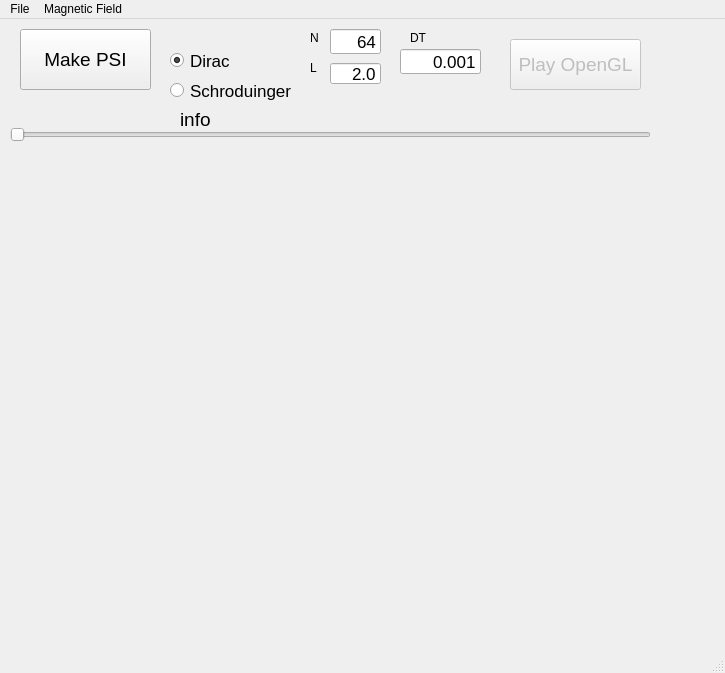
<?xml version="1.0" encoding="UTF-8"?>
<ui version="4.0">
 <class>MainWindow</class>
 <widget class="QMainWindow" name="MainWindow">
  <property name="geometry">
   <rect>
    <x>0</x>
    <y>0</y>
    <width>725</width>
    <height>673</height>
   </rect>
  </property>
  <property name="windowTitle">
   <string>Dirac magnetic field in OpenGL</string>
  </property>
  <widget class="QWidget" name="centralwidget">
   <widget class="QPushButton" name="btPlay">
    <property name="enabled">
     <bool>false</bool>
    </property>
    <property name="geometry">
     <rect>
      <x>510</x>
      <y>20</y>
      <width>131</width>
      <height>51</height>
     </rect>
    </property>
    <property name="font">
     <font>
      <pointsize>14</pointsize>
     </font>
    </property>
    <property name="text">
     <string>Play OpenGL</string>
    </property>
   </widget>
   <widget class="QLabel" name="lbinfo">
    <property name="geometry">
     <rect>
      <x>180</x>
      <y>90</y>
      <width>431</width>
      <height>21</height>
     </rect>
    </property>
    <property name="font">
     <font>
      <pointsize>14</pointsize>
     </font>
    </property>
    <property name="text">
     <string>info</string>
    </property>
   </widget>
   <widget class="QLineEdit" name="txN">
    <property name="enabled">
     <bool>true</bool>
    </property>
    <property name="geometry">
     <rect>
      <x>330</x>
      <y>10</y>
      <width>51</width>
      <height>25</height>
     </rect>
    </property>
    <property name="font">
     <font>
      <pointsize>13</pointsize>
     </font>
    </property>
    <property name="toolTip">
     <string>&lt;html&gt;&lt;head/&gt;&lt;body&gt;&lt;p&gt;Number of points for PSI 3d &lt;/p&gt;&lt;p&gt;array[N,N,N]&lt;/p&gt;&lt;/body&gt;&lt;/html&gt;</string>
    </property>
    <property name="text">
     <string>64</string>
    </property>
    <property name="alignment">
     <set>Qt::AlignRight|Qt::AlignTrailing|Qt::AlignVCenter</set>
    </property>
    <property name="readOnly">
     <bool>true</bool>
    </property>
   </widget>
   <widget class="QSlider" name="sliderOGL">
    <property name="geometry">
     <rect>
      <x>10</x>
      <y>100</y>
      <width>641</width>
      <height>31</height>
     </rect>
    </property>
    <property name="font">
     <font>
      <pointsize>13</pointsize>
     </font>
    </property>
    <property name="toolTip">
     <string>animation position </string>
    </property>
    <property name="orientation">
     <enum>Qt::Horizontal</enum>
    </property>
   </widget>
   <widget class="QPushButton" name="btMake">
    <property name="geometry">
     <rect>
      <x>20</x>
      <y>10</y>
      <width>131</width>
      <height>61</height>
     </rect>
    </property>
    <property name="font">
     <font>
      <pointsize>14</pointsize>
     </font>
    </property>
    <property name="toolTip">
     <string>Select Dirac or Scroduinger  and make the psi animation</string>
    </property>
    <property name="text">
     <string>Make PSI</string>
    </property>
   </widget>
   <widget class="QLabel" name="label">
    <property name="geometry">
     <rect>
      <x>310</x>
      <y>10</y>
      <width>21</width>
      <height>17</height>
     </rect>
    </property>
    <property name="text">
     <string>N</string>
    </property>
   </widget>
   <widget class="QLineEdit" name="txL">
    <property name="enabled">
     <bool>true</bool>
    </property>
    <property name="geometry">
     <rect>
      <x>330</x>
      <y>44</y>
      <width>51</width>
      <height>21</height>
     </rect>
    </property>
    <property name="font">
     <font>
      <pointsize>13</pointsize>
     </font>
    </property>
    <property name="toolTip">
     <string>&lt;html&gt;&lt;head/&gt;&lt;body&gt;&lt;p&gt;Box space size in AU(Hartree atomic units=Bohrn length)&lt;/p&gt;&lt;/body&gt;&lt;/html&gt;</string>
    </property>
    <property name="text">
     <string>2.0</string>
    </property>
    <property name="alignment">
     <set>Qt::AlignRight|Qt::AlignTrailing|Qt::AlignVCenter</set>
    </property>
    <property name="readOnly">
     <bool>false</bool>
    </property>
   </widget>
   <widget class="QLabel" name="label_2">
    <property name="geometry">
     <rect>
      <x>310</x>
      <y>40</y>
      <width>21</width>
      <height>17</height>
     </rect>
    </property>
    <property name="text">
     <string>L</string>
    </property>
   </widget>
   <widget class="QLineEdit" name="txDT">
    <property name="geometry">
     <rect>
      <x>400</x>
      <y>30</y>
      <width>81</width>
      <height>25</height>
     </rect>
    </property>
    <property name="font">
     <font>
      <pointsize>13</pointsize>
     </font>
    </property>
    <property name="toolTip">
     <string>&lt;html&gt;&lt;head/&gt;&lt;body&gt;&lt;p&gt;time step.&lt;/p&gt;&lt;p&gt;if you decrease kinetic you should decrease DT&lt;/p&gt;&lt;/body&gt;&lt;/html&gt;</string>
    </property>
    <property name="text">
     <string>0.001</string>
    </property>
    <property name="alignment">
     <set>Qt::AlignRight|Qt::AlignTrailing|Qt::AlignVCenter</set>
    </property>
   </widget>
   <widget class="QLabel" name="label_3">
    <property name="geometry">
     <rect>
      <x>410</x>
      <y>10</y>
      <width>31</width>
      <height>17</height>
     </rect>
    </property>
    <property name="text">
     <string>DT</string>
    </property>
   </widget>
   <widget class="QWidget" name="verticalLayoutWidget">
    <property name="geometry">
     <rect>
      <x>10</x>
      <y>130</y>
      <width>661</width>
      <height>481</height>
     </rect>
    </property>
    <layout class="QVBoxLayout" name="oglalyout"/>
   </widget>
   <widget class="QRadioButton" name="radioDirac">
    <property name="geometry">
     <rect>
      <x>170</x>
      <y>30</y>
      <width>71</width>
      <height>23</height>
     </rect>
    </property>
    <property name="font">
     <font>
      <pointsize>13</pointsize>
     </font>
    </property>
    <property name="text">
     <string>Dirac</string>
    </property>
    <property name="checked">
     <bool>true</bool>
    </property>
   </widget>
   <widget class="QRadioButton" name="radioSchro">
    <property name="geometry">
     <rect>
      <x>170</x>
      <y>60</y>
      <width>141</width>
      <height>23</height>
     </rect>
    </property>
    <property name="font">
     <font>
      <pointsize>13</pointsize>
     </font>
    </property>
    <property name="text">
     <string>Schroduinger</string>
    </property>
   </widget>
  </widget>
  <widget class="QMenuBar" name="menubar">
   <property name="geometry">
    <rect>
     <x>0</x>
     <y>0</y>
     <width>725</width>
     <height>22</height>
    </rect>
   </property>
   <widget class="QMenu" name="menumi_menu">
    <property name="title">
     <string>File</string>
    </property>
    <widget class="QMenu" name="menuLoad">
     <property name="title">
      <string>Load</string>
     </property>
     <addaction name="mnuLoadSch"/>
     <addaction name="mnuLoadDirac"/>
    </widget>
    <widget class="QMenu" name="menuSave">
     <property name="title">
      <string>Save</string>
     </property>
     <addaction name="mnuSaveSch"/>
     <addaction name="mnuSaveDirac"/>
    </widget>
    <addaction name="menuLoad"/>
    <addaction name="menuSave"/>
   </widget>
   <widget class="QMenu" name="menuMagnetic_Field">
    <property name="title">
     <string>Magnetic Field</string>
    </property>
    <addaction name="mnumagshow"/>
   </widget>
   <addaction name="menumi_menu"/>
   <addaction name="menuMagnetic_Field"/>
  </widget>
  <widget class="QStatusBar" name="statusbar"/>
  <action name="mnuLoadB">
   <property name="text">
    <string>magnetic field</string>
   </property>
  </action>
  <action name="mnuLoadSch">
   <property name="text">
    <string>schroduinger</string>
   </property>
  </action>
  <action name="mnusaveB">
   <property name="text">
    <string>magnetic field</string>
   </property>
  </action>
  <action name="mnuSaveSch">
   <property name="text">
    <string>Schroduinger</string>
   </property>
  </action>
  <action name="mnushowSch">
   <property name="text">
    <string>Show window</string>
   </property>
  </action>
  <action name="mnuSaveDirac">
   <property name="text">
    <string>Dirac</string>
   </property>
  </action>
  <action name="mnuLoadDirac">
   <property name="text">
    <string>Dirac</string>
   </property>
  </action>
  <action name="mnumagshow">
   <property name="text">
    <string>Show window</string>
   </property>
  </action>
 </widget>
 <resources/>
 <connections/>
</ui>
